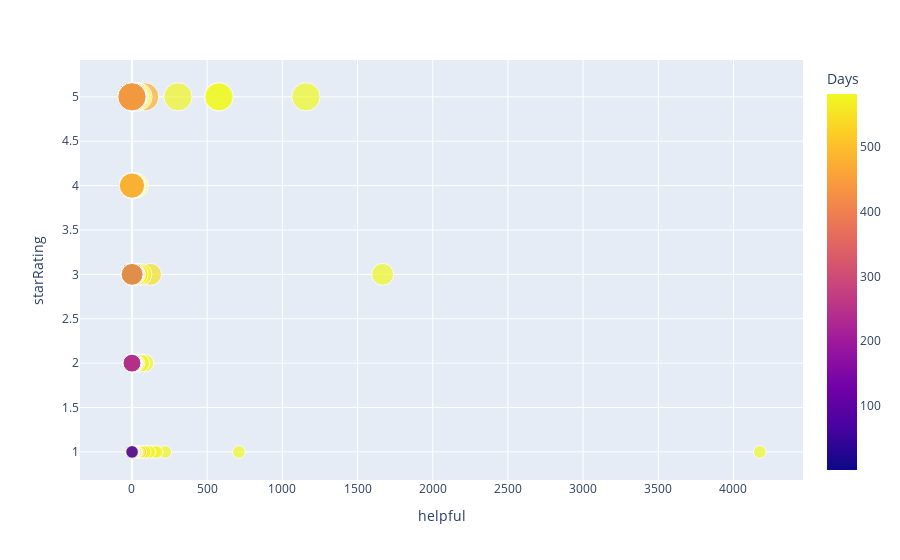

Source (notebook cell):
### Code cell
df = data
fig = px.scatter(df, x="helpful", y="starRating" , color='Days', size="starRating")
fig.show()

### Figure 1 — Plotly figure (JSON) as saved in the notebook; plotly's stock layout.template omitted (floating-point values rounded to 4 significant figures; data arrays with more than 128 entries replaced by an {"elided": "..."} marker saying what was removed)
{"data": [{"hovertemplate": "helpful=%{x}<br>starRating=%{marker.size}<br>Days=%{marker.color}<extra></extra>", "legendgroup": "", "marker": {"color": {"elided": "986 int values"}, "coloraxis": "coloraxis", "size": {"elided": "986 int values"}, "sizemode": "area", "sizeref": 0.0125, "symbol": "circle"}, "mode": "markers", "name": "", "orientation": "v", "showlegend": false, "type": "scatter", "x": {"elided": "986 int values"}, "xaxis": "x", "y": {"elided": "986 int values"}, "yaxis": "y"}], "layout": {"coloraxis": {"colorbar": {"title": {"text": "Days"}}, "colorscale": [[0, "#0d0887"], [0.1111, "#46039f"], [0.2222, "#7201a8"], [0.3333, "#9c179e"], [0.4444, "#bd3786"], [0.5556, "#d8576b"], [0.6667, "#ed7953"], [0.7778, "#fb9f3a"], [0.8889, "#fdca26"], [1, "#f0f921"]]}, "legend": {"itemsizing": "constant", "tracegroupgap": 0}, "margin": {"t": 60}, "xaxis": {"anchor": "y", "domain": [0, 1], "title": {"text": "helpful"}}, "yaxis": {"anchor": "x", "domain": [0, 1], "title": {"text": "starRating"}}}}
